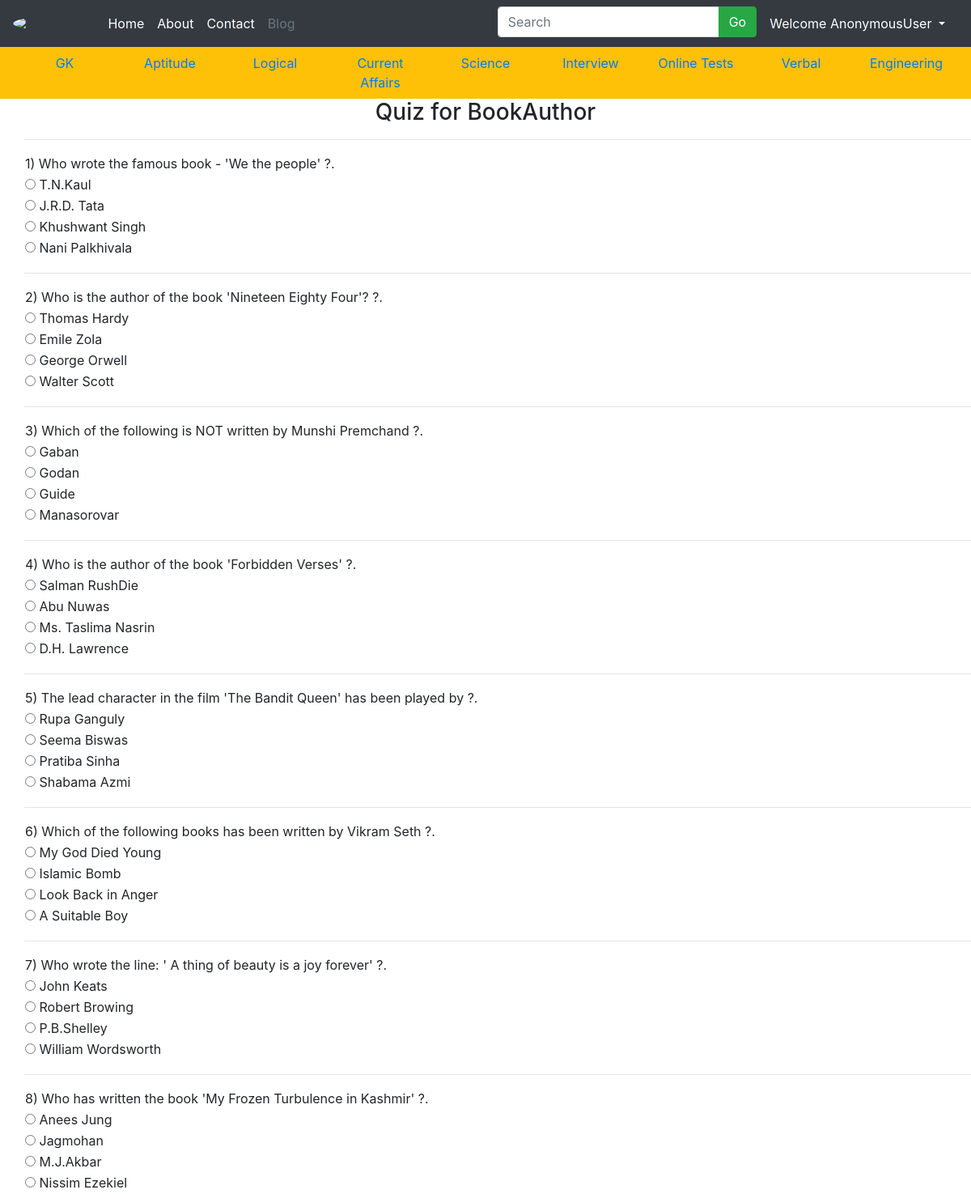
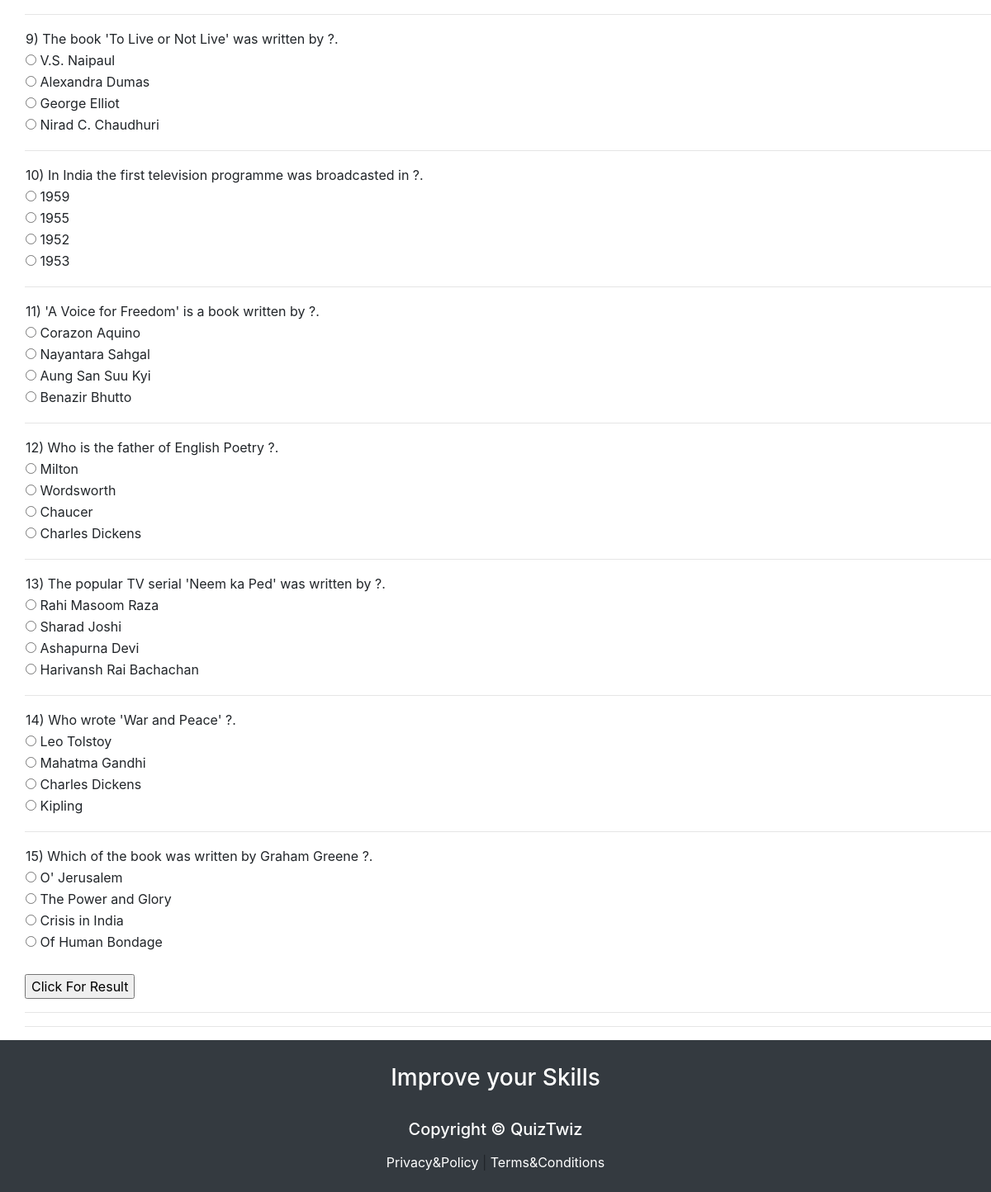
Page /bookAuthor on the committed database (2 pictures, top to bottom).
### QuizApp/models.py (models this page shows, shortened)
class BookAuthor(models.Model):
    Question = models.CharField(max_length=250)
    option1 = models.CharField(max_length=100)
    option2 = models.CharField(max_length=100)
    option3 = models.CharField(max_length=100)
    option4 = models.CharField(max_length=100)
    correctans = models.CharField(max_length=100)

### QuizApp/views.py (the view)
# urls.py: path('bookAuthor',views.bookAuthor, name='BookAuthor'),
def bookAuthor(request):
    results = BookAuthor.objects.all()
    return render(request,'BookAuthor.html',{'BookAuthor':results})

### Templates/BookAuthor.html (shortened to what this page needs)
{% extends 'base.html' %}
{% block body %}
<center>
    <h3>Quiz for BookAuthor</h3>
</center>
<div style="padding-left:30px">
    {%for result in BookAuthor%}
        <table>
            <tr>
                <td>{{result.Question}} ?.</td>
            </tr>
            <tr>
                <td><input type="radio" id="option1" class="rb" name="{{result.Question}}" value="{{result.option1}}"> {{result.option1}}</td>
            </tr>
            <tr>
                <td><input type="radio" id="option2" class="rb" name="{{result.Question}}" value="{{result.option2}}"> {{result.option2}}</td>
            </tr>
            <tr>
                <td><input type="radio" id="option3" class="rb" name="{{result.Question}}" value="{{result.option3}}"> {{result.option3}}</td>
            </tr>
            <tr>
                <td><input type="radio" id="option4" class="rb" name="{{result.Question}}" value="{{result.option4}}"> {{result.option4}}</td>
            </tr>
            <tr>
                <td><lable id="correctans" class="rb" style="display:none; color:green;"><b>The Correct Answer Is :{{result.correctans}}</b></lable></td>
            </tr>
            <hr>
        </table>
    {% endfor %}
    <br>
    <input type="submit" value="Click For Result" id="but1" onclick="getanswers();"/>
    <hr/>
    <hr>
</div>
{% endblock body %}

### rows in the picture
BookAuthor: Question "1) Who wrote the famous book - 'We the people'", option1 "T.N.Kaul", option2 "J.R.D. Tata", option3 "Khushwant Singh", option4 "Nani Palkhivala"
BookAuthor: Question "2) Who is the author of the book 'Nineteen Eighty Four'?", option1 "Thomas Hardy", option2 "Emile Zola", option3 "George Orwell", option4 "Walter Scott"
BookAuthor: Question "3) Which of the following is NOT written by Munshi Premchand", option1 "Gaban", option2 "Godan", option3 "Guide", option4 "Manasorovar"
BookAuthor: Question "4) Who is the author of the book 'Forbidden Verses'", option1 "Salman RushDie", option2 "Abu Nuwas", option3 "Ms. Taslima Nasrin", option4 "D.H. Lawrence"
BookAuthor: Question "5) The lead character in the film 'The Bandit Queen' has been played by", option1 "Rupa Ganguly", option2 "Seema Biswas", option3 "Pratiba Sinha", option4 "Shabama Azmi"
BookAuthor: Question "6) Which of the following books has been written by Vikram Seth", option1 "My God Died Young", option2 "Islamic Bomb", option3 "Look Back in Anger", option4 "A Suitable Boy"
BookAuthor: Question "7) Who wrote the line: ' A thing of beauty is a joy forever'", option1 "John Keats", option2 "Robert Browing", option3 "P.B.Shelley", option4 "William Wordsworth"
BookAuthor: Question "8) Who has written the book 'My Frozen Turbulence in Kashmir'", option1 "Anees Jung", option2 "Jagmohan", option3 "M.J.Akbar", option4 "Nissim Ezekiel"
BookAuthor: Question "9) The book 'To Live or Not Live' was written by", option1 "V.S. Naipaul", option2 "Alexandra Dumas", option3 "George Elliot", option4 "Nirad C. Chaudhuri"
BookAuthor: Question "10) In India the first television programme was broadcasted in", option1 "1959", option2 "1955", option3 "1952", option4 "1953"
BookAuthor: Question "11) 'A Voice for Freedom' is a book written by", option1 "Corazon Aquino", option2 "Nayantara Sahgal", option3 "Aung San Suu Kyi", option4 "Benazir Bhutto"
BookAuthor: Question "12) Who is the father of English Poetry", option1 "Milton", option2 "Wordsworth", option3 "Chaucer", option4 "Charles Dickens"
BookAuthor: Question "13) The popular TV serial 'Neem ka Ped' was written by", option1 "Rahi Masoom Raza", option2 "Sharad Joshi", option3 "Ashapurna Devi", option4 "Harivansh Rai Bachachan"
BookAuthor: Question "14) Who wrote 'War and Peace'", option1 "Leo Tolstoy", option2 "Mahatma Gandhi", option3 "Charles Dickens", option4 "Kipling"
BookAuthor: Question "15) Which of the book was written by Graham Greene", option1 "O' Jerusalem", option2 "The Power and Glory", option3 "Crisis in India", option4 "Of Human Bondage"

### other values in the picture
{{ request.user }} "AnonymousUser"
